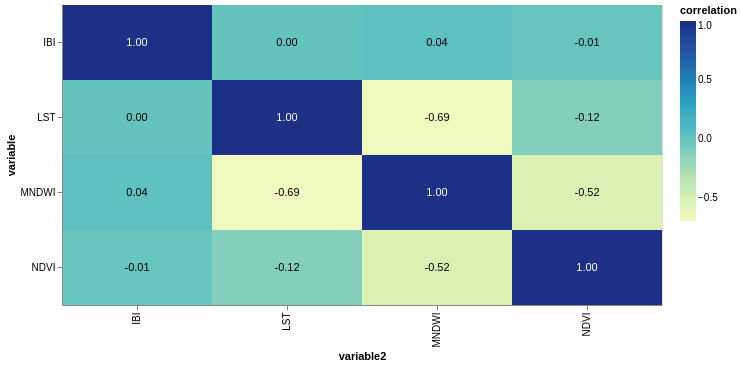

This figure's notebook cell:
### Code cell
import pandas as pd
import altair as alt

# ---------------------------------------------------------
# Load CSV
# ---------------------------------------------------------
def load_csv(filepath):
    data = []
    col = []
    checkcol = False
    with open(filepath) as f:
        for val in f.readlines():
            val = val.replace("\n","")
            val = val.split(',')
            if not checkcol:
                col = val
                checkcol = True
            else:
                data.append(val)
    df = pd.DataFrame(data=data, columns=col)
    return df

df3 = pd.read_csv('/content/drive/MyDrive/Dhaka_Correlation/Dhaka_Correlation_2014_2024.csv')

# ---------------------------------------------------------
# Convert numeric columns
# ---------------------------------------------------------
df3["NDVI"] = pd.to_numeric(df3["NDVI"], errors='coerce')
df3["NDBI"] = pd.to_numeric(df3["NDBI"], errors='coerce')
df3["MNDWI"] = pd.to_numeric(df3["MNDWI"], errors='coerce')
df3["LST"] = pd.to_numeric(df3["LST"], errors='coerce')

# ---------------------------------------------------------
# Compute IBI
# ---------------------------------------------------------
df3["IBI"] = (df3["NDBI"] - (df3["NDVI"] + df3["MNDWI"])) / \
             (df3["NDBI"] + (df3["NDVI"] + df3["MNDWI"]))

# Drop rows with missing values
df3 = df3.dropna(subset=["NDVI", "NDBI", "MNDWI", "LST", "IBI"])

# ---------------------------------------------------------
# Apply LST threshold (IMPORTANT)
# ---------------------------------------------------------
df3 = df3[df3["LST"] >= 20]

# ---------------------------------------------------------
# Correlation matrix
# ---------------------------------------------------------
dfndvi = df3[df3["NDVI"] >= 0.2]
dfmndwi = df3[df3["NDVI"] < 0.2]

cor_LST_NDVI = dfndvi[['LST', 'NDVI']].corr().loc['LST', 'NDVI']
cor_LST_MNDWI = dfmndwi[['LST', 'MNDWI']].corr().loc['LST', 'MNDWI']
cor_LST_IBI = df3[['LST', 'IBI']].corr().loc['LST', 'IBI']
cor_NDVI_IBI = df3[['NDVI', 'IBI']].corr().loc['NDVI', 'IBI']
cor_NDVI_MNDWI = df3[['NDVI', 'MNDWI']].corr().loc['NDVI', 'MNDWI']
cor_IBI_MNDWI = df3[['IBI', 'MNDWI']].corr().loc['IBI', 'MNDWI']

cor_matrix = pd.DataFrame({
    'LST':   [1, cor_LST_NDVI, cor_LST_IBI, cor_LST_MNDWI],
    'NDVI':  [cor_LST_NDVI, 1, cor_NDVI_IBI, cor_NDVI_MNDWI],
    'IBI':   [cor_LST_IBI, cor_NDVI_IBI, 1, cor_IBI_MNDWI],
    'MNDWI': [cor_LST_MNDWI, cor_NDVI_MNDWI, cor_IBI_MNDWI, 1]
}, index=['LST', 'NDVI', 'IBI', 'MNDWI'])

# ---------------------------------------------------------
# Long format for Altair
# ---------------------------------------------------------
cor_data_combined = (
    cor_matrix
    .stack()
    .reset_index()
    .rename(columns={'level_0': 'variable',
                     'level_1': 'variable2',
                     0: 'correlation'})
)

cor_data_combined['correlation_label'] = cor_data_combined['correlation'].map('{:.2f}'.format)

# ---------------------------------------------------------
# Altair Heatmap
# ---------------------------------------------------------
base = alt.Chart(cor_data_combined).encode(
    x='variable2:O',
    y='variable:O'
)

text = base.mark_text().encode(
    text='correlation_label',
    color=alt.condition(
        alt.datum.correlation > 0.5,
        alt.value('white'),
        alt.value('black')
    )
)

cor_plot = base.mark_rect().encode(
    color='correlation:Q'
).properties(width=600, height=300)

cor_plot + text

### Figure 1 — Vega-Lite specification as saved in the notebook (floating-point values rounded to 4 significant figures)
{"config": {"view": {"continuousWidth": 300, "continuousHeight": 300}}, "layer": [{"mark": {"type": "rect"}, "encoding": {"color": {"field": "correlation", "type": "quantitative"}, "x": {"field": "variable2", "type": "ordinal"}, "y": {"field": "variable", "type": "ordinal"}}}, {"mark": {"type": "text"}, "encoding": {"color": {"condition": {"test": "(datum.correlation > 0.5)", "value": "white"}, "value": "black"}, "text": {"field": "correlation_label", "type": "nominal"}, "x": {"field": "variable2", "type": "ordinal"}, "y": {"field": "variable", "type": "ordinal"}}}], "data": {"name": "data-1cf5eb52656a480e4de750c1ad85ed1e"}, "height": 300, "width": 600, "$schema": "https://vega.github.io/schema/vega-lite/v5.20.1.json", "datasets": {"data-1cf5eb52656a480e4de750c1ad85ed1e": [{"variable": "LST", "variable2": "LST", "correlation": 1.0, "correlation_label": "1.00"}, {"variable": "LST", "variable2": "NDVI", "correlation": -0.1173, "correlation_label": "-0.12"}, {"variable": "LST", "variable2": "IBI", "correlation": 0.00172, "correlation_label": "0.00"}, {"variable": "LST", "variable2": "MNDWI", "correlation": -0.6934, "correlation_label": "-0.69"}, {"variable": "NDVI", "variable2": "LST", "correlation": -0.1173, "correlation_label": "-0.12"}, {"variable": "NDVI", "variable2": "NDVI", "correlation": 1.0, "correlation_label": "1.00"}, {"variable": "NDVI", "variable2": "IBI", "correlation": -0.01114, "correlation_label": "-0.01"}, {"variable": "NDVI", "variable2": "MNDWI", "correlation": -0.5242, "correlation_label": "-0.52"}, {"variable": "IBI", "variable2": "LST", "correlation": 0.00172, "correlation_label": "0.00"}, {"variable": "IBI", "variable2": "NDVI", "correlation": -0.01114, "correlation_label": "-0.01"}, {"variable": "IBI", "variable2": "IBI", "correlation": 1.0, "correlation_label": "1.00"}, {"variable": "IBI", "variable2": "MNDWI", "correlation": 0.03511, "correlation_label": "0.04"}, {"variable": "MNDWI", "variable2": "LST", "correlation": -0.6934, "correlation_label": "-0.69"}, {"variable": "MNDWI", "variable2": "NDVI", "correlation": -0.5242, "correlation_label": "-0.52"}, {"variable": "MNDWI", "variable2": "IBI", "correlation": 0.03511, "correlation_label": "0.04"}, {"variable": "MNDWI", "variable2": "MNDWI", "correlation": 1.0, "correlation_label": "1.00"}]}}
